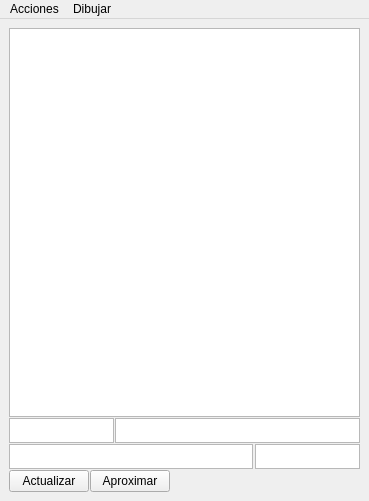
<?xml version="1.0" encoding="UTF-8"?>
<ui version="4.0">
 <class>MainWindow</class>
 <widget class="QMainWindow" name="MainWindow">
  <property name="windowModality">
   <enum>Qt::WindowModal</enum>
  </property>
  <property name="geometry">
   <rect>
    <x>0</x>
    <y>0</y>
    <width>369</width>
    <height>501</height>
   </rect>
  </property>
  <property name="windowTitle">
   <string>Nuevos Suministros</string>
  </property>
  <property name="unifiedTitleAndToolBarOnMac">
   <bool>false</bool>
  </property>
  <widget class="QWidget" name="centralwidget">
   <property name="enabled">
    <bool>true</bool>
   </property>
   <layout class="QVBoxLayout" name="verticalLayout_2">
    <item>
     <layout class="QVBoxLayout" name="verticalLayout" stretch="8,1,1,1">
      <property name="spacing">
       <number>1</number>
      </property>
      <item>
       <widget class="QTableWidget" name="tblSuministros">
        <property name="sizePolicy">
         <sizepolicy hsizetype="Expanding" vsizetype="Expanding">
          <horstretch>0</horstretch>
          <verstretch>0</verstretch>
         </sizepolicy>
        </property>
        <property name="sizeIncrement">
         <size>
          <width>0</width>
          <height>0</height>
         </size>
        </property>
        <property name="alternatingRowColors">
         <bool>true</bool>
        </property>
        <property name="selectionMode">
         <enum>QAbstractItemView::SingleSelection</enum>
        </property>
        <property name="selectionBehavior">
         <enum>QAbstractItemView::SelectRows</enum>
        </property>
       </widget>
      </item>
      <item>
       <layout class="QHBoxLayout" name="horizontalLayout" stretch="3,7">
        <item>
         <widget class="QTextEdit" name="txtUsuario">
          <property name="sizePolicy">
           <sizepolicy hsizetype="Expanding" vsizetype="Preferred">
            <horstretch>0</horstretch>
            <verstretch>0</verstretch>
           </sizepolicy>
          </property>
          <property name="minimumSize">
           <size>
            <width>0</width>
            <height>0</height>
           </size>
          </property>
          <property name="maximumSize">
           <size>
            <width>16777215</width>
            <height>25</height>
           </size>
          </property>
          <property name="inputMethodHints">
           <set>Qt::ImhMultiLine</set>
          </property>
          <property name="sizeAdjustPolicy">
           <enum>QAbstractScrollArea::AdjustToContents</enum>
          </property>
          <property name="undoRedoEnabled">
           <bool>false</bool>
          </property>
          <property name="readOnly">
           <bool>true</bool>
          </property>
          <property name="acceptRichText">
           <bool>false</bool>
          </property>
         </widget>
        </item>
        <item>
         <widget class="QTextEdit" name="txtNombre">
          <property name="sizePolicy">
           <sizepolicy hsizetype="Expanding" vsizetype="Preferred">
            <horstretch>0</horstretch>
            <verstretch>0</verstretch>
           </sizepolicy>
          </property>
          <property name="maximumSize">
           <size>
            <width>16777215</width>
            <height>25</height>
           </size>
          </property>
         </widget>
        </item>
       </layout>
      </item>
      <item>
       <layout class="QVBoxLayout" name="verticalLayout_4" stretch="0">
        <property name="spacing">
         <number>2</number>
        </property>
        <item>
         <layout class="QHBoxLayout" name="horizontalLayout_2" stretch="7,3">
          <item>
           <widget class="QTextEdit" name="txtCalle">
            <property name="sizePolicy">
             <sizepolicy hsizetype="Expanding" vsizetype="Preferred">
              <horstretch>0</horstretch>
              <verstretch>0</verstretch>
             </sizepolicy>
            </property>
            <property name="maximumSize">
             <size>
              <width>16777215</width>
              <height>25</height>
             </size>
            </property>
            <property name="readOnly">
             <bool>true</bool>
            </property>
           </widget>
          </item>
          <item>
           <widget class="QTextEdit" name="txtNumero">
            <property name="sizePolicy">
             <sizepolicy hsizetype="Expanding" vsizetype="Preferred">
              <horstretch>0</horstretch>
              <verstretch>0</verstretch>
             </sizepolicy>
            </property>
            <property name="maximumSize">
             <size>
              <width>16777215</width>
              <height>25</height>
             </size>
            </property>
            <property name="inputMethodHints">
             <set>Qt::ImhMultiLine</set>
            </property>
            <property name="lineWidth">
             <number>1</number>
            </property>
            <property name="readOnly">
             <bool>true</bool>
            </property>
           </widget>
          </item>
         </layout>
        </item>
       </layout>
      </item>
      <item>
       <layout class="QHBoxLayout" name="horizontalLayout_4">
        <item>
         <widget class="QPushButton" name="cmdActualizar">
          <property name="sizePolicy">
           <sizepolicy hsizetype="Fixed" vsizetype="Fixed">
            <horstretch>0</horstretch>
            <verstretch>0</verstretch>
           </sizepolicy>
          </property>
          <property name="text">
           <string>Actualizar</string>
          </property>
         </widget>
        </item>
        <item>
         <widget class="QPushButton" name="cmdAproximar">
          <property name="sizePolicy">
           <sizepolicy hsizetype="Fixed" vsizetype="Fixed">
            <horstretch>0</horstretch>
            <verstretch>0</verstretch>
           </sizepolicy>
          </property>
          <property name="text">
           <string>Aproximar</string>
          </property>
         </widget>
        </item>
        <item>
         <spacer name="horizontalSpacer">
          <property name="orientation">
           <enum>Qt::Horizontal</enum>
          </property>
          <property name="sizeHint" stdset="0">
           <size>
            <width>40</width>
            <height>20</height>
           </size>
          </property>
         </spacer>
        </item>
       </layout>
      </item>
     </layout>
    </item>
   </layout>
  </widget>
  <widget class="QMenuBar" name="menuBar">
   <property name="geometry">
    <rect>
     <x>0</x>
     <y>0</y>
     <width>369</width>
     <height>22</height>
    </rect>
   </property>
   <widget class="QMenu" name="menuAcciones">
    <property name="title">
     <string>Acciones</string>
    </property>
    <addaction name="m_separar_suministros"/>
    <addaction name="m_suministros_sin_usuarios"/>
    <addaction name="separator"/>
    <addaction name="m_salir"/>
   </widget>
   <widget class="QMenu" name="menuDibujar">
    <property name="enabled">
     <bool>true</bool>
    </property>
    <property name="title">
     <string>Dibujar</string>
    </property>
    <addaction name="m_suministros_con_coordenadas_externas"/>
    <addaction name="m_suministros_con_ejes_de_calle"/>
    <addaction name="m_suministros_por_catastro"/>
    <addaction name="separator"/>
    <addaction name="m_conectar_suministros_aislados"/>
   </widget>
   <addaction name="menuAcciones"/>
   <addaction name="menuDibujar"/>
  </widget>
  <action name="m_separar_suministros">
   <property name="enabled">
    <bool>true</bool>
   </property>
   <property name="text">
    <string>Separar Usuarios del Suministro</string>
   </property>
  </action>
  <action name="m_salir">
   <property name="text">
    <string>Salir</string>
   </property>
  </action>
  <action name="m_suministros_sin_usuarios">
   <property name="text">
    <string>Seleccionar Suministros sin Usuarios</string>
   </property>
  </action>
  <action name="m_suministros_con_coordenadas_externas">
   <property name="enabled">
    <bool>true</bool>
   </property>
   <property name="text">
    <string>Suministros con Coordenadas Externas</string>
   </property>
  </action>
  <action name="m_suministros_con_ejes_de_calle">
   <property name="text">
    <string>Suministros con Ejes de Calle</string>
   </property>
  </action>
  <action name="m_suministros_por_catastro">
   <property name="text">
    <string>Suministros por Catastro</string>
   </property>
  </action>
  <action name="m_conectar_suministros_aislados">
   <property name="text">
    <string>Conectar Suministros Aislados</string>
   </property>
  </action>
 </widget>
 <resources/>
 <connections/>
</ui>
